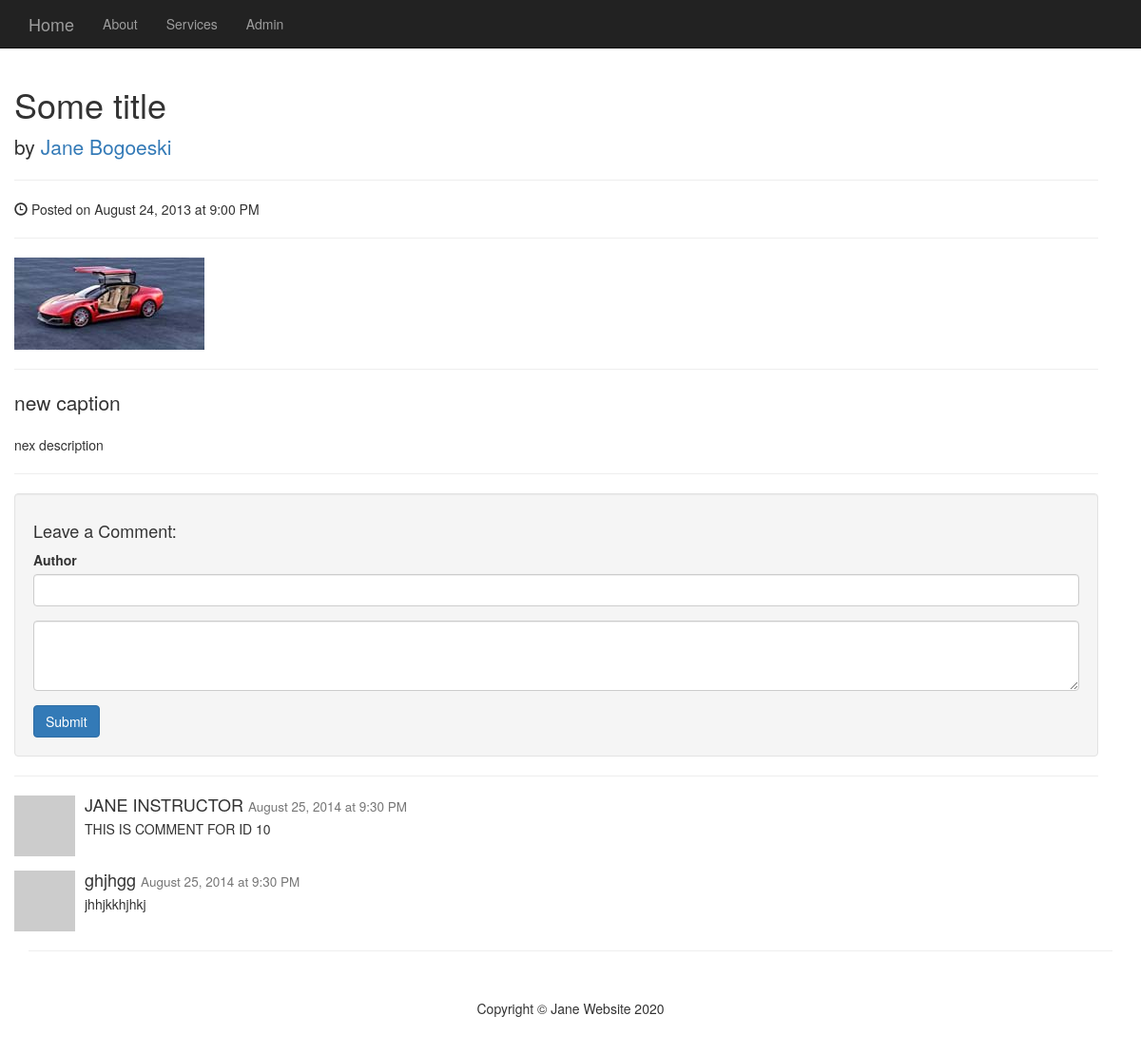
The app's page /photo.php?id=10 with its own data.
### tables this page shows
CREATE TABLE `photos` (
  `id` int(11) NOT NULL,
  `title` varchar(255) NOT NULL,
  `caption` varchar(255) NOT NULL,
  `description` text NOT NULL,
  `filename` varchar(255) NOT NULL,
  `alternate_text` varchar(255) NOT NULL,
  `type` varchar(255) NOT NULL,
  `size` int(11) NOT NULL,
  `user_id` int(11) NOT NULL
);

CREATE TABLE `comments` (
  `id` int(11) NOT NULL,
  `photo_id` int(11) NOT NULL,
  `author` varchar(255) NOT NULL,
  `body` text NOT NULL
);

### admin/includes/functions.php (called while the page is built, shortened)
<?php
function classAutoLoader($class) {
    $class = strtolower($class);
    $the_path = "includes/{$class}.php";
}
?>

### admin/includes/database.php (called while the page is built, shortened)
<?php
class Database {
    public $db;
    function __construct(){
        $this->db = $this->open_db_connection();
    }
    public function open_db_connection() {
    $this->connection = new mysqli(DB_HOST,DB_USER,DB_PASSWORD,DB_NAME);
        return $this->connection;
    }
    public function query($sql) {
        $result = $this->db->query($sql);
        return $result;
    }
    public function escape_string($string) {
        return  $this->db->real_escape_string($string);
    }
}
$database = new Database();
?>

### admin/includes/db_object.php (called while the page is built, shortened)
<?php
class Db_object {
    public static function find_by_id($id) {
        $the_result_array = static::find_by_query("SELECT * FROM " . static::$db_table . " WHERE id= $id LIMIT 1");
        return !empty($the_result_array) ? array_shift($the_result_array) : false;
    }
    public static function find_by_query($sql) {
        global $database;
        $result_set = $database->query($sql);
        $the_object_array = array();
        while($row = mysqli_fetch_array($result_set)) {
            $the_object_array[] = static::instantation($row);
        }
        return $the_object_array;
    }
    public static function instantation($the_record) {
        $the_object = new $calling_class;
        foreach ($the_record as $the_attribute => $value) {
            if($the_object->has_the_attribute($the_attribute)) {
                $the_object->$the_attribute = $value;
            }
        }
        return $the_object;
    }
    private function has_the_attribute($the_attribute) {
        $object_properties = get_object_vars($this);
        return array_key_exists($the_attribute, $object_properties);
    }
}
?>

### admin/includes/photo.php (called while the page is built, shortened)
<?php
class Photo extends Db_object {
    public $filename;
    public $upload_directory = "images";
     public function picture_path() {
        return $this->upload_directory.DS.$this->filename;
     }
}
?>

### admin/includes/comment.php (called while the page is built, shortened)
<?php
class Comment extends Db_object {
    protected static $db_table = "comments";
    public static function find_the_comments($photo_id=0) {
        global $database;
        $sql = "SELECT * FROM " . self::$db_table;
        $sql .= " WHERE photo_id = " . $database->escape_string($photo_id);
        $sql .= " ORDER BY photo_id ASC";
        return self::find_by_query($sql);
    }
}
?>

### photo.php (the view, shortened to what this page needs)
<?php include("includes/header.php"); ?>
<?php
$photo = Photo::find_by_id($_GET['id']);
$comments = Comment::find_the_comments($photo->id);
?>
        <div class="row">
            <div class="col-lg-12 row">
                <h1><?php echo $photo->title; ?></h1>
                <p class="lead">
                    by <a href="#">Jane Bogoeski</a>
                </p>
                <hr>
                <p><span class="glyphicon glyphicon-time"></span> Posted on August 24, 2013 at 9:00 PM</p>
                <hr>
                <img class="img-responsive" src="admin/<?php echo $photo->picture_path(); ?>" alt="">
                <hr>
                <p class="lead"><?php echo $photo->caption; ?></p>
                <p><?php echo $photo->description; ?></p>
                <hr>
                <div class="well">
                    <h4>Leave a Comment:</h4>
                    <form role="form" method="post">
                        <div class="form-group">
                            <label for="Author">Author</label>
                            <input type="text" name="author" class="form-control">
                        </div>
                        <div class="form-group">
                            <textarea name="body" class="form-control" rows="3"></textarea>
                        </div>
                        <button type="submit" name="submit" class="btn btn-primary">Submit</button>
                    </form>
                </div>
                <hr>
            <?php foreach ($comments as $comment): ?>
                <div class="media">
                    <a class="pull-left" href="#">
                        <img class="media-object" src="http://placehold.it/64x64" alt="">
                    </a>
                    <div class="media-body">
                        <h4 class="media-heading"><?php echo $comment->author; ?>
                            <small>August 25, 2014 at 9:30 PM</small>
                        </h4>
                        <?php echo $comment->body; ?>
                    </div>
                </div>
            <?php endforeach; ?>
            </div>
        </div>
          <?php include("includes/footer.php"); ?>

### css/blog-home.css (style rules this page uses)
body { padding-top: 70px; }

### records on screen
photos: title "Some title", filename (picture), caption "new caption", description "nex description"
comments: author "JANE INSTRUCTOR", body "THIS IS COMMENT FOR ID 10"
comments: author "ghjhgg", body "jhhjkkhjhkj"
